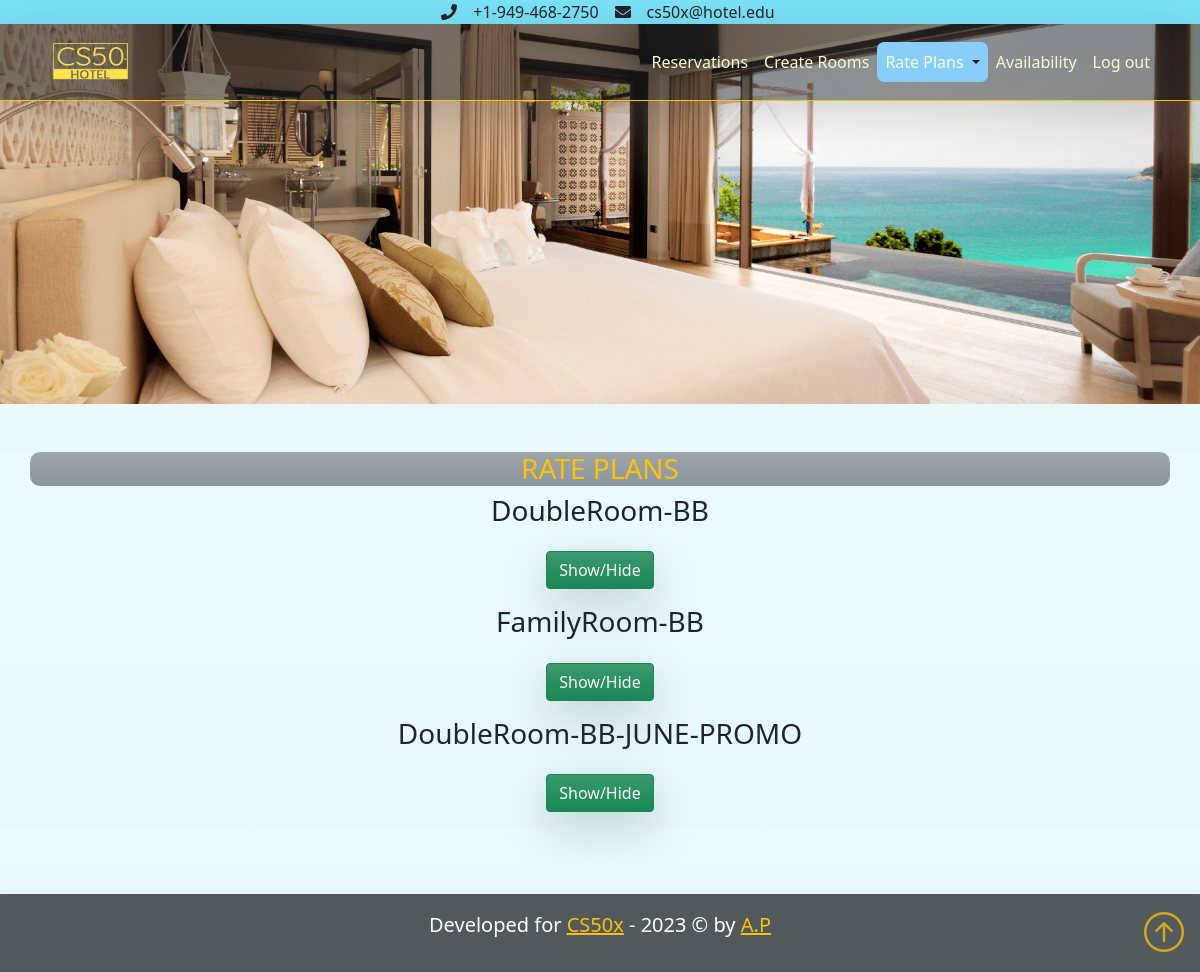
/view_rate_plans (signed in), run on an earlier commit of the app's database.
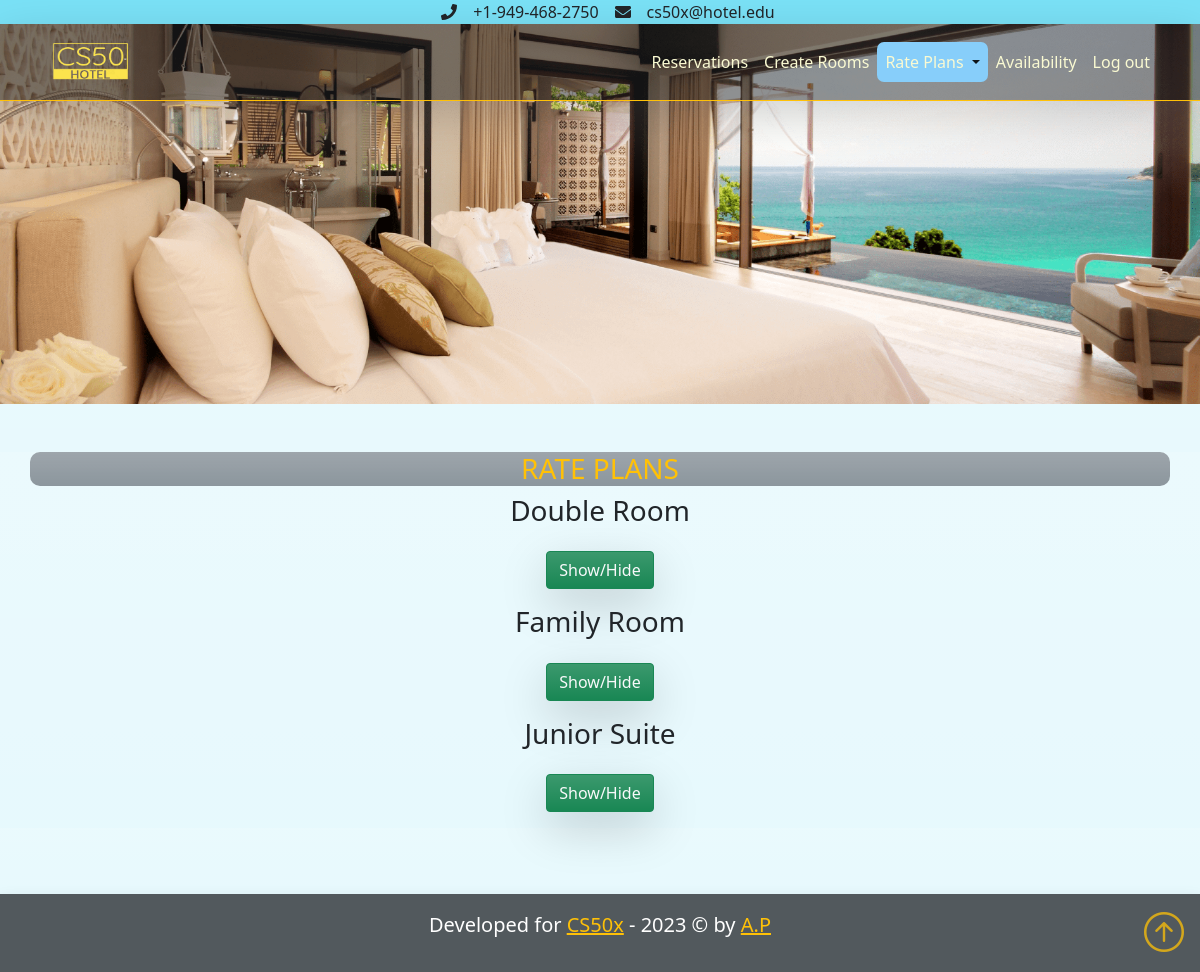
And on a later commit of the database.
### booking_engine/models.py (models this page shows)
class RateType(db.Model):
    id = db.Column(db.Integer, primary_key=True, nullable=False)
    rate_name = db.Column(db.String(50), nullable=False)
    rate_plan_type = db.relationship('RatePlan', backref='rate_type')
    listed_room = db.relationship("ListedRoom", backref='rate_type')

### booking_engine/routes.py (the view)
@app.route("/view_rate_plans", methods=["GET", "POST"])
@login_required
def view_rate_plans():
    if request.method == "POST":
        delete_rate = request.form.get("delete")
        if delete_rate:
            RateType.query.filter(RateType.id == delete_rate).delete()
            RatePlan.query.filter(RatePlan.rate_type_id == delete_rate).delete()
            db.session.commit()
        return redirect("/view_rate_plans")
    else:
        rate_plans = RateType.query.all()
        headings = [
                    "Date period",
                    "Starting date",
                    "Ending date",
                    "Adult",
                    "Single adult",
                    "Child 0-12 RB",
                    "Child 12-17.99 Exb",
                    "Child 7-11.99 Exb",
                    "Child 2-6.99",
                    "Child 0-1.99"
                ]
    return render_template("view_rate_plans.html", rate_plans=rate_plans, headings=headings, usd=usd)

### booking_engine/__init__.py (called while the page is built)
@app.after_request
def apply_caching(response):
    response.headers["X-Frame-Options"] = "SAMEORIGIN"
    response.headers["HTTP-HEADER"] = "VALUE"
    return response

### booking_engine/helpers.py (called while the page is built)
def login_required(f):
    @wraps(f)
    def decorated_function(*args, **kwargs):
        if session.get("admin_id") is None:
            return redirect("/admin_login")
        return f(*args, **kwargs)
    return decorated_function

### booking_engine/templates/view_rate_plans.html (shortened to what this page needs)
{% extends "layout.html" %}
{% set active_page = "rate_plans" %}
{% block main %}
<div class="text-headings-box container bg-secondary bg-gradient bg-opacity-75">
    <h3 class="mt-2 text-warning">RATE PLANS</h3>
</div>
<div class="container-fluid">
{% for rate_type in rate_plans %}
<h3>{{ rate_type.rate_name }}</h3>
<input class="btn btn-success bg-gradient mb-3 text-light mt-3 rounded shadow shadow-lg" type = "button" name = "Test1" id="show{{ rate_type.id }}" value = "Show/Hide">
                    {% set date_period = namespace(value=1) %}
{% endfor %}
</div>
{% endblock %}

### booking_engine/templates/layout.html (shortened to what this page needs)
<!DOCTYPE html>
<html lang="en">
<head>
    <link href="https://cdn.jsdelivr.net/npm/bootstrap@5.1.3/dist/css/bootstrap.min.css" rel="stylesheet">
    <link rel="stylesheet" href="https://cdn.jsdelivr.net/npm/bootstrap-icons@1.3.0/font/bootstrap-icons.css">
    <link href="/static/styles.css" rel="stylesheet">
    <link rel="stylesheet" href="https://cdnjs.cloudflare.com/ajax/libs/bootstrap-datepicker/1.10.0/css/bootstrap-datepicker.min.css" />
    <link rel="stylesheet"
    href="https://cdnjs.cloudflare.com/ajax/libs/font-awesome/6.4.0/css/all.min.css"
 />
     <link rel="stylesheet" type="text/css" href="//cdn.datatables.net/1.13.4/css/jquery.dataTables.min.css">
</head>
<body class="bg-info bg-gradient bg-opacity-10">
<div class="wrapper">
    <div class="navbar bg-info bg-opacity-50  p-0 ">
        <div class="container d-flex flex-row justify-content-center">
            <i class="fa fa-phone mx-3"></i>
            <a class=" text-dark" href="tel:+1-949-468-2750" style="text-decoration: none;">+1-949-468-2750</a>
            <i class="fa fa-envelope mx-3"></i>
            <a class=" text-dark " href="tel:+1-949-468-2750" style="text-decoration: none;">cs50x@hotel.edu</a>
        </div>
    </div>
    <div class="bg-img" id="overlay">
            <section>
                <nav class="navbar navbar-expand-lg navbar-light bg-dark shadow-lg bg-opacity-50  border-bottom border-warning ">
                    <div class="container">
                    <a class="navbar-brand" href="/">
                        <img src="/static/images/logo1.png" width="100" height="50" class="d-inline-block align-top ml-3" alt="cs50xhotellogo">
                    </a>
                    <div class="collapse navbar-collapse" id="navbarNavAltMarkup">
                        {% if session["admin_id"] %}
                        <ul class="navbar-nav ms-auto">
                            <li class="{{'active' if active_page == 'reservations'}}"><a class="nav-link" href="/admin_panel">Reservations</a></li>
                            <li class="{{'active' if active_page == 'create_rooms'}}" id="create_rooms"><a class="nav-link" href="/create_rooms" >Create Rooms</a></li>
                            <li class="nav-item dropdown">
                                <a class="nav-link dropdown-toggle {{'active' if active_page == 'rate_plans'}}" href="#" id="navbarDropdown" role="button" data-toggle="dropdown" aria-haspopup="true" aria-expanded="false">
                                Rate Plans
                                </a>
                                <div class="dropdown-menu bg-dark opacity-75 " aria-labelledby="navbarDropdown">
                            <li class="{{'active' if active_page == 'availability'}}"><a class="nav-link" href="/availability">Availability</a></li>
                            <li class="nav-item"><a class="nav-link" href="/logout">Log out</a></li>
                        </ul>
                        {% endif %}
                    </div>
                </div>
                </nav>
            </section>
                <main class="py-5 bg-gradient bg-opacity-10 text-center">
                </main>
    </div>
                <main class="container-fluid mt-5 bg-gradient bg-opacity-10 text-center">
                    {% block main %}{% endblock %}
                </main>
                <main class="container-fluid p-5 mb-5 bg-gradient bg-opacity-10 text-center">
                </main>
            <footer class="footerWrap p-3 bg-dark  bg-opacity-75 text-center text-white  shadow">
                <div class="container">
                    <p class="lead text-white">Developed for <strong class="text-danger text-"></strong> <a href="https://cs50.harvard.edu/x/2023/" target=”_blank” style="text-decoration:underline" class="text-warning"><strong>CS50x</strong></a>  - 2023 &copy; by
                        <a href="https://github.com/Acrofil" target=”_blank” class="text-warning" style="text-decoration: underline;"><strong>A.P</strong></a></p>
                    <a href="#" class="position-absolute bottom-0 end-0 p-3 mr-5">
                        <i class="bi bi-arrow-up-circle text-warning h1 text-opacity-75"></i>
                    </a>
                </div>
            </footer>
</div>
</body>
</html>

### booking_engine/static/styles.css (style rules this page uses)
.bg-img { background-image: url("/static/images/banner-5.png"); min-height: 380px; background-position: center; background-repeat: no-repeat; background-size: cover; position: relative; background-color: rgba(0, 0, 0, 0.5); }
.active { background-color: lightskyblue; -webkit-text-fill-color: black; border-radius: 7px; }
.nav-link { -webkit-text-fill-color: lightgoldenrodyellow; }
html { position: relative; min-height: 100%; }
.footerWrap { position: absolute; width: 100%; bottom: 0; left: 0; }
.text-headings-box { border-radius: 10px; }

What changed in the data, as far as the page shows it:
changed RateType: rate_name "DoubleRoom-BB" → "Double Room"
changed RateType: rate_name "FamilyRoom-BB" → "Family Room"
changed RateType: rate_name "DoubleRoom-BB-JUNE-PROMO" → "Junior Suite"
